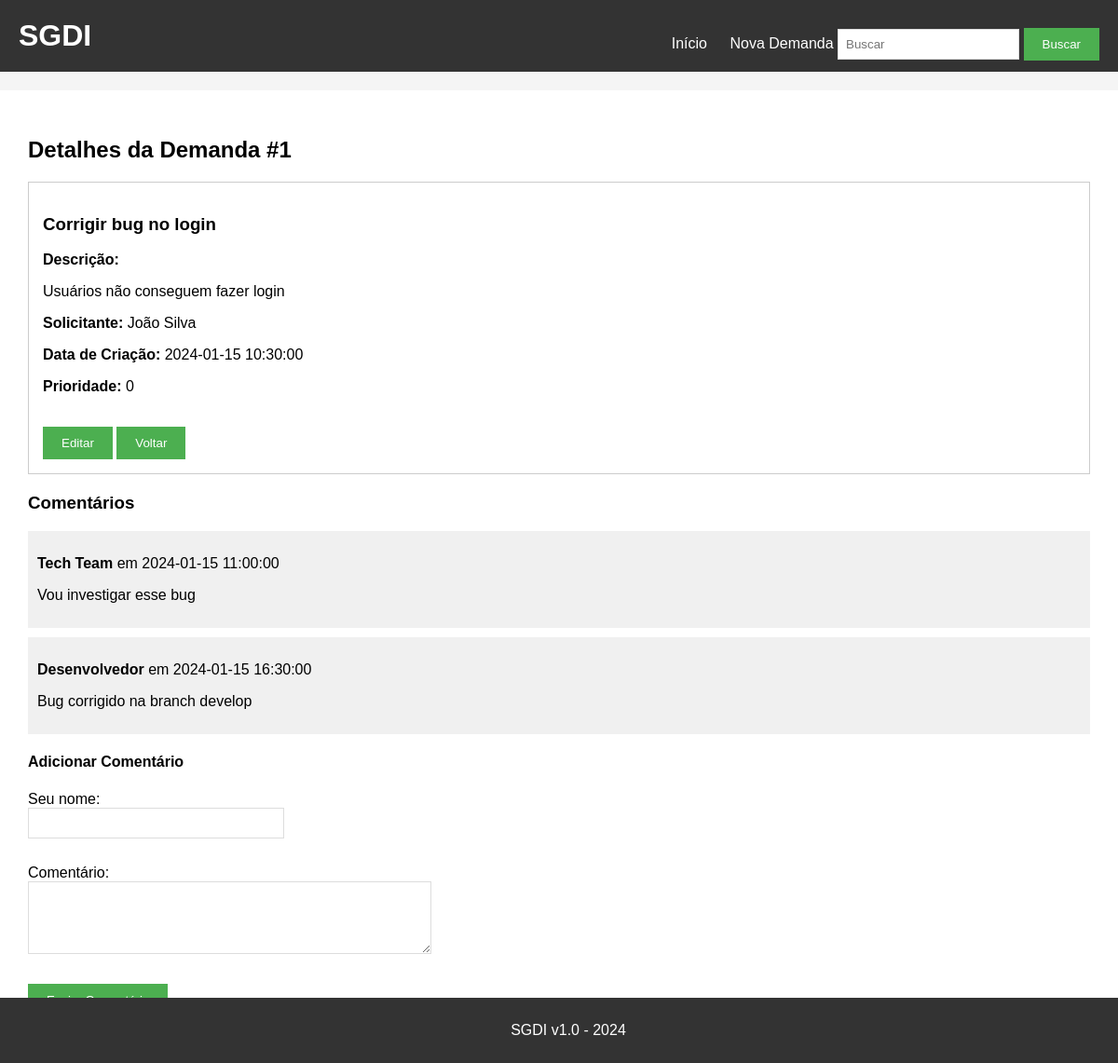
Page /detalhes/1 on the committed database.
### tables this page shows
CREATE TABLE demandas (
    id INTEGER,
    titulo TEXT,
    descricao TEXT,
    solicitante TEXT,
    data_criacao TEXT,
    priority INTEGER DEFAULT 0
);

CREATE TABLE comentarios (
    id INTEGER,
    demanda_id INTEGER,
    comentario TEXT,
    autor TEXT,
    data TEXT
);

### app.py (the view)
@app.route('/detalhes/<id>')
def detalhes(id):
    conn = sqlite3.connect('demandas.db')
    cursor = conn.cursor()
    demanda = cursor.execute(f'SELECT * FROM demandas WHERE id={id}').fetchone()
    comentarios = cursor.execute(f'SELECT * FROM comentarios WHERE demanda_id={id}').fetchall()
    conn.close()
    return render_template('detalhes.html', demanda=demanda, comentarios=comentarios)

### templates/detalhes.html
{% extends "base.html" %}
{% block content %}
<h2>Detalhes da Demanda #{{ demanda[0] }}</h2>
<div style="border:1px solid #ccc; padding:15px; margin-bottom:20px;">
    <h3>{{ demanda[1] }}</h3>
    <p><strong>Descrição:</strong></p>
    <p>{{ demanda[2] }}</p>
    <p><strong>Solicitante:</strong> {{ demanda[3] }}</p>
    <p><strong>Data de Criação:</strong> {{ demanda[4] }}</p>
    <p><strong>Prioridade:</strong> {{ demanda[5] }}</p>
    <br>
    <a href="/editar/{{ demanda[0] }}"><button>Editar</button></a>
    <a href="/"><button>Voltar</button></a>
</div>
<h3>Comentários</h3>
{% for comentario in comentarios %}
<div style="background:#f0f0f0; padding:10px; margin:10px 0;">
    <p><strong>{{ comentario[3] }}</strong> em {{ comentario[4] }}</p>
    <p>{{ comentario[2] }}</p>
</div>
{% endfor %}
<h4>Adicionar Comentário</h4>
<form method="POST" action="/adicionar_comentario/{{ demanda[0] }}">
    <div>
        <label>Seu nome:</label><br>
        <input type="text" name="autor" size="30">
    </div>
    <br>
    <div>
        <label>Comentário:</label><br>
        <textarea name="comentario" rows="4" cols="50"></textarea>
    </div>
    <br>
    <button type="submit">Enviar Comentário</button>
</form>
{% endblock %}

### static/style.css (style rules this page uses)
body { font-family: Arial, sans-serif; background-color: #f5f5f5; padding: 0; margin: 0; }
button { background-color: #4CAF50; color: white; padding: 10px 20px; border: none; cursor: pointer; }
form div { margin-bottom: 10px; }
input[type="text"], textarea { padding: 8px; border: 1px solid #ddd; }
textarea { resize: vertical; }

### templates/base.html (style rules this page uses)
body { margin: 0; }

### rows in the picture
demandas: id "1", titulo "Corrigir bug no login", descricao "Usuários não conseguem fazer login", solicitante "João Silva", data_criacao "2024-01-15 10:30:00", priority "0"
comentarios: autor "Tech Team", data "2024-01-15 11:00:00", comentario "Vou investigar esse bug"
comentarios: autor "Desenvolvedor", data "2024-01-15 16:30:00", comentario "Bug corrigido na branch develop"
